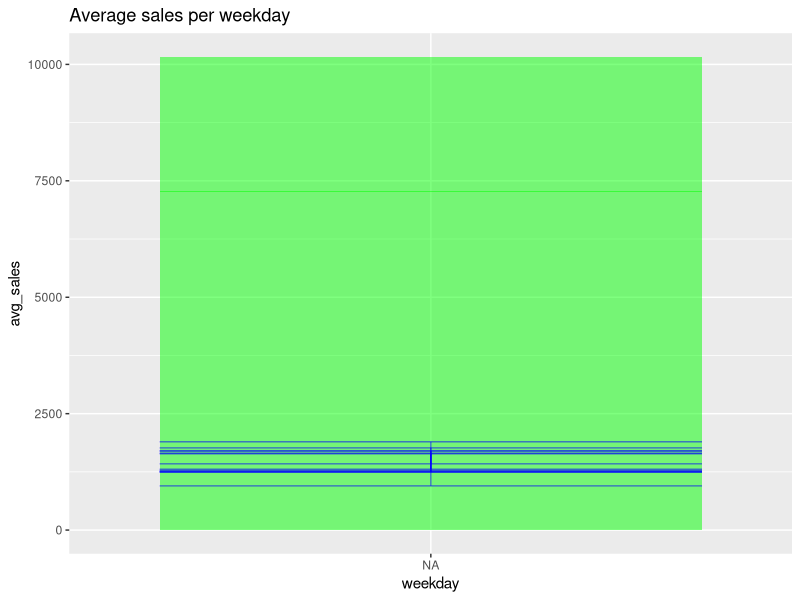

The R script that drew this image:

rm(list = ls())

library(ggplot2)
library(dplyr)
library(readr)


sales <- read_csv2("OpenCampusSales.csv")
weather <- read_csv2("OpenCampusWetter.csv")

s_w <- cbind(weekdays.Date(weather$Date, abbreviate = F), weather, sales$Sales)
names(s_w) <- c("weekday", "date", "avg_clouds", "avg_temp", "avg_wind", "code", "sales")
head(s_w)

sales_days <- s_w %>%
                group_by(weekday) %>%
                summarise(avg_sales = mean(sales), sd_sales = sd(sales))

head(sales_days)

sales_days$weekday <- factor(sales_days$weekday, levels = c("Montag", "Dienstag", "Mittwoch", "Donnerstag", "Freitag", "Samstag", "Sonntag"))

sales_weekday <- ggplot(sales_days) +
  geom_bar(aes(x = weekday, y = avg_sales), stat = "identity", fill = "green", alpha = 0.5 ) +
  geom_errorbar(aes(x = weekday, ymin = avg_sales - sd_sales, ymax = avg_sales + sd_sales), col = "blue", alpha = 0.5) +
  ggtitle("Average sales per weekday")



